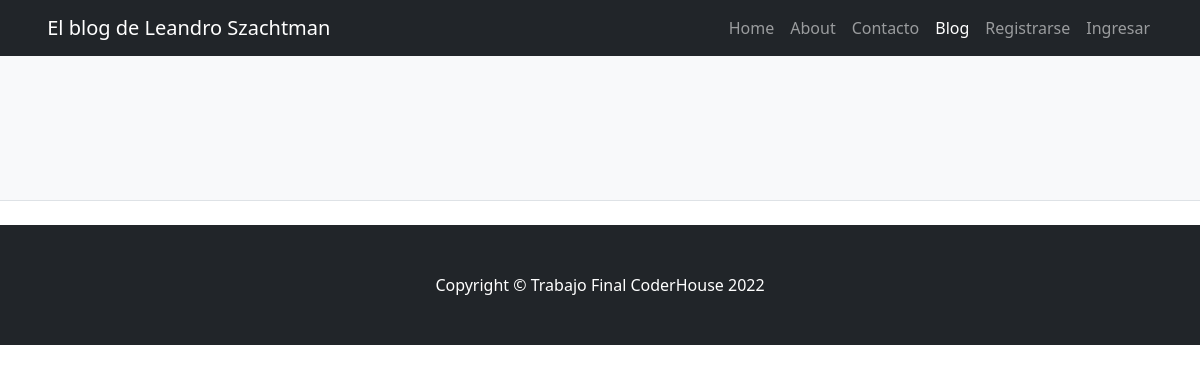
Page /listar/ on the earlier database version.
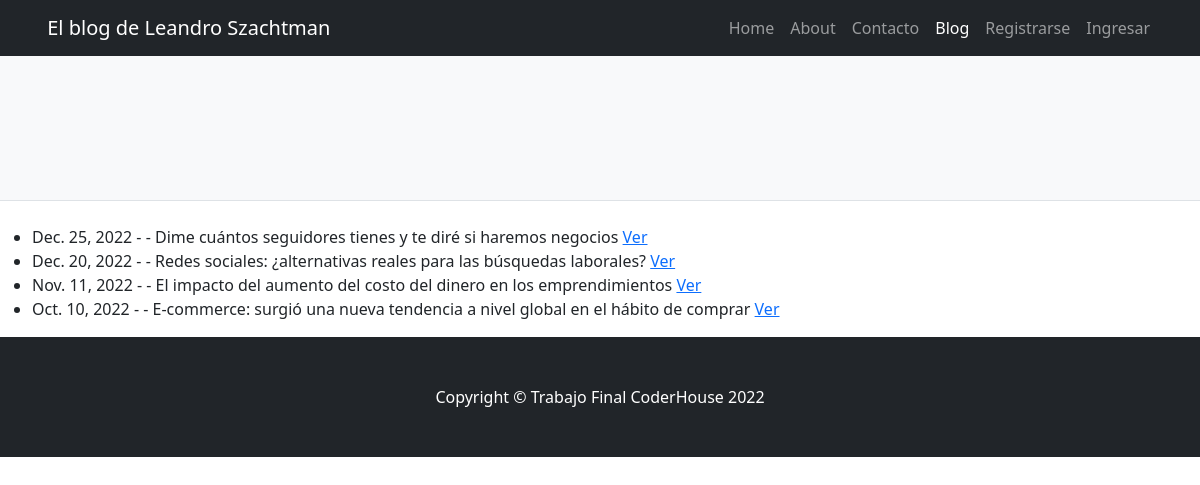
Same page on the later database version.
### MiApp/models.py (models this page shows)
class Post(models.Model):
    titulo = models.CharField(max_length=100)
    sub_titulo = models.CharField(max_length=100)
    texto = models.TextField(max_length=3000)
    publicado_el = models.DateField()
    imagen = models.ImageField(upload_to="posts", null=True, blank=True)

### MiApp/views.py (the view)
# urls.py: path('listar/', PostListar.as_view(), name="listar"),
class PostListar(ListView):
    model = Post

### MiApp/context_processors.py (called while the page is built)
def add_variable_to_context(request):
    web_site_setup = WebSiteSetup.objects.first()
    context = {}
    if web_site_setup:
        context = {
            "titulo_site": web_site_setup.titulo,
            "sub_titulo_site": web_site_setup.sub_titulo,
        }
    return context

### MiApp/templates/MiApp/post_list.html (shortened to what this page needs)
{% extends 'base.html' %}
{% block contenido %}
<ul>
{% for post in object_list %}
    <li>
        {{post.publicado_el}} - - {{post.titulo}}
        <a href="{% url 'detalle' post.id %}">Ver</a>
    </li>
{% endfor %}
</ul>
{% endblock %}

Differences in the rows shown:
added Post: publicado_el "Dec. 25, 2022", titulo "Dime cuántos seguidores tienes y te diré si haremos negocios"
added Post: publicado_el "Dec. 20, 2022", titulo "Redes sociales: ¿alternativas reales para las búsquedas laborales?"
added Post: publicado_el "Nov. 11, 2022", titulo "El impacto del aumento del costo del dinero en los emprendimientos"
added Post: publicado_el "Oct. 10, 2022", titulo "E-commerce: surgió una nueva tendencia a nivel global en el hábito de comprar"
